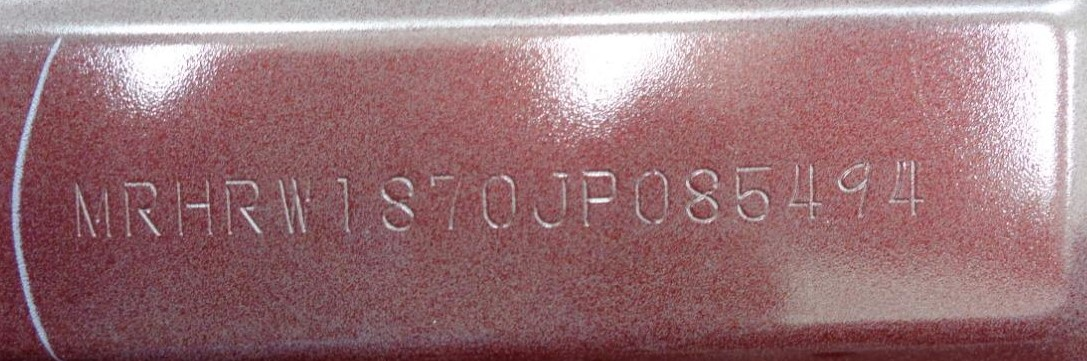
#> input picture New folder (3)/chassis_3.jpg, 1087 x 361 px
$ python read_from_disk.py   (older library calls are emulated)
#> lines starting #> are read from the running program, lines starting #| are printed output that depends on the picture; after the words box and inside, x2 and y2 are one past the last pixel; in counts of white or black regions, pixels touching at a corner belong together
import cv2
import numpy as np
import imutils
import pytesseract


# read image from disk
image = cv2.imread("chassis_3.jpg")
#> image is the input picture: shape (361, 1087, 3); mean B, G, R 120.9, 116.3, 155.3
#image = cv2.resize(image,(640,480))
# make it gray

img = cv2.cvtColor(image, cv2.COLOR_BGR2GRAY)
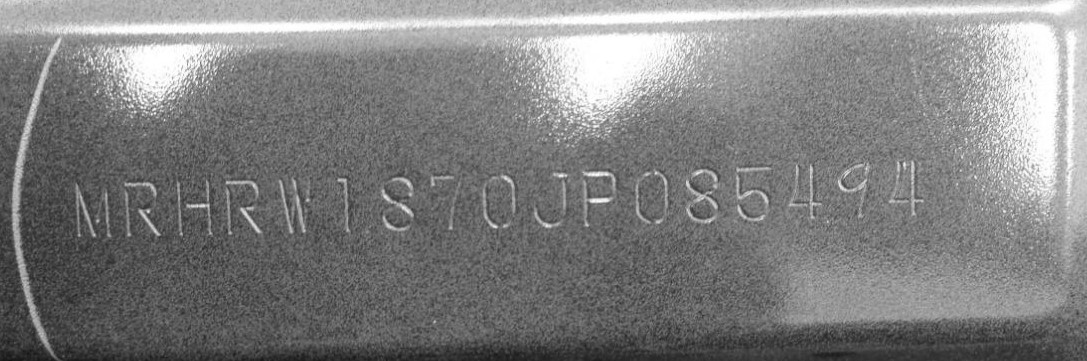
#> img: shape (361, 1087); min 18, max 255, mean 128.5
# blur it to remove noise
img = cv2.GaussianBlur(img, (7,7), 0)

# perform edge detection, then perform a dilation + erosion to
# close gaps in between object edges
edged = cv2.Canny(img, 40, 90)
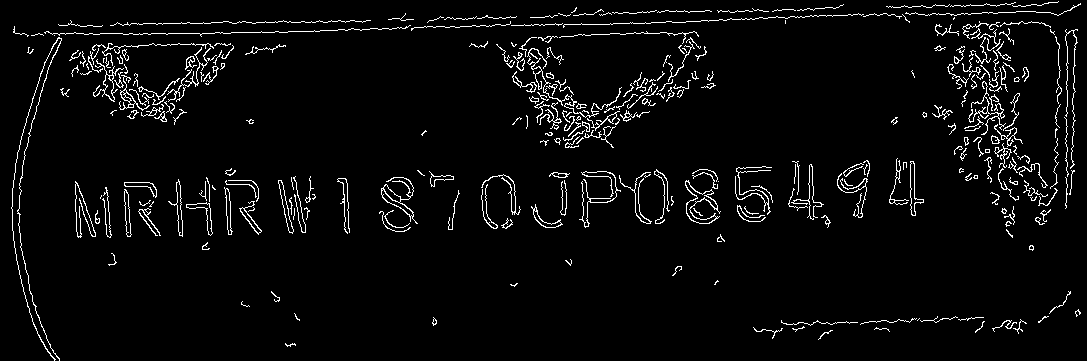
#> edged: shape (361, 1087); 4.1% white in thin lines or dots
dilate = cv2.dilate(edged, None, iterations=2)
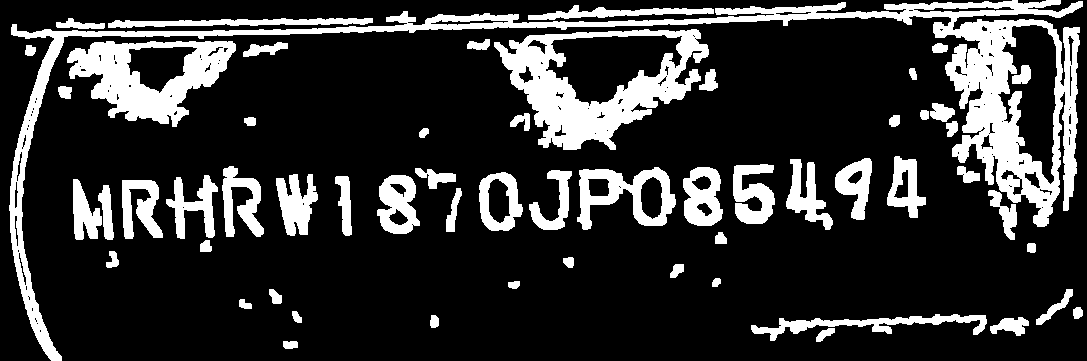
#> dilate: shape (361, 1087); 19.7% white; 59 white regions
# perform erosion if necessay, it completely depends on the image
# erode = cv2.erode(dilate, None, iterations=1)

# create an empty masks
mask = np.ones(img.shape[:2], dtype="uint8") * 255

# find contours
cnts = cv2.findContours(dilate.copy(), cv2.RETR_EXTERNAL,cv2.CHAIN_APPROX_SIMPLE)
#> cnts = 58 contours; largest, box (x1, y1, x2, y2) and area: (9, 0, 1083, 361) 30622, (494, 29, 709, 150) 16190, (67, 41, 236, 127) 8891, (577, 167, 676, 230) 3606, (479, 172, 523, 231) 1958
cnts = cnts[0] if imutils.is_cv2() else cnts[1]

orig = img.copy()
for c in cnts:
    # if the contour is not sufficiently large, ignore it
    if cv2.contourArea(c) < 200:
        cv2.drawContours(mask, [c], -1, 0, -1)

    x,y,w,h = cv2.boundingRect(c)

    # filter more contours if nessesary
    if(w>h):
        cv2.drawContours(mask, [c], -1, 0, -1)
#> this loop made 58 passes
#> (x, y, w, h) on passes 1 to 12: (283, 341, 15, 8), (816, 328, 19, 14), (990, 317, 39, 19), (430, 315, 9, 13), (751, 314, 236, 27), (292, 311, 10, 12), (1073, 307, 10, 12), (239, 299, 13, 10), (1036, 289, 37, 36), (269, 289, 13, 15), (508, 281, 12, 8), (712, 278, 9, 9)
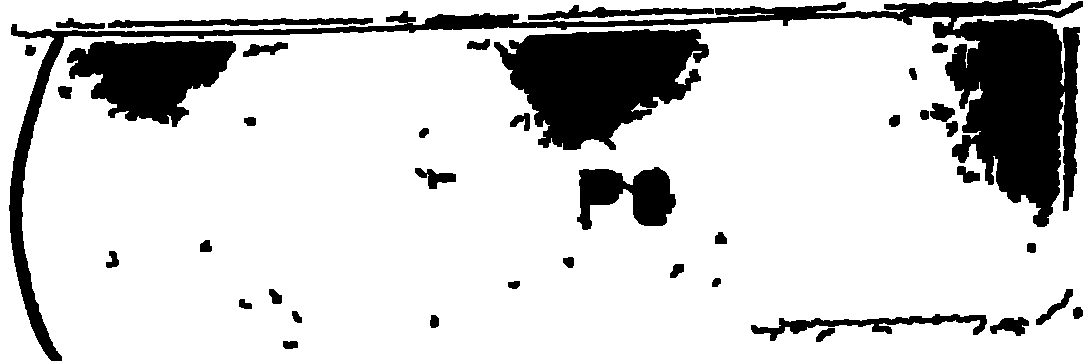
#> mask: shape (361, 1087); 81.5% white; 40 black regions, largest, box (x1, y1, x2, y2) and area: (9, 0, 1083, 361) 32934, (494, 29, 709, 150) 16620, (67, 41, 236, 127) 9174

newimage = cv2.bitwise_and(dilate.copy(), dilate.copy(), mask=mask)
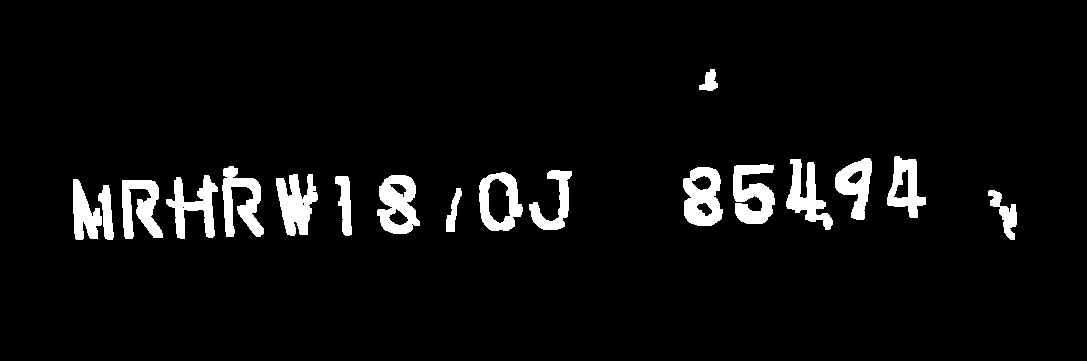
#> newimage: shape (361, 1087); 5.2% white; 18 white regions, largest, box (x1, y1, x2, y2) and area: (733, 164, 775, 224) 1656, (683, 167, 723, 226) 1617, (377, 175, 420, 234) 1615
img2 = cv2.dilate(newimage, None, iterations=3)
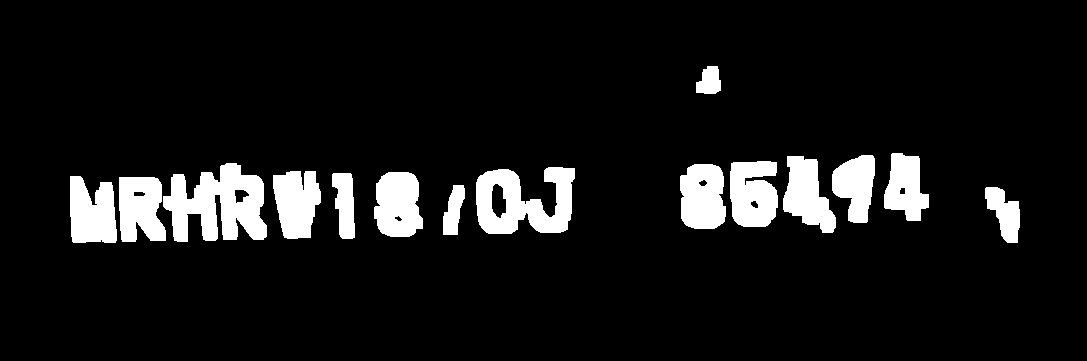
#> img2: shape (361, 1087); 8.9% white; 15 white regions, largest, box (x1, y1, x2, y2) and area: (163, 163, 267, 242) 5237, (476, 167, 575, 234) 4242, (730, 161, 778, 227) 2692
ret2,th1 = cv2.threshold(img2 ,0, 255, cv2.THRESH_BINARY_INV | cv2.THRESH_OTSU)
#> ret2 = 0
#print(ret2)

# Tesseract OCR on the image
#> (the run stopped early here; a loop or call above may not have finished)
